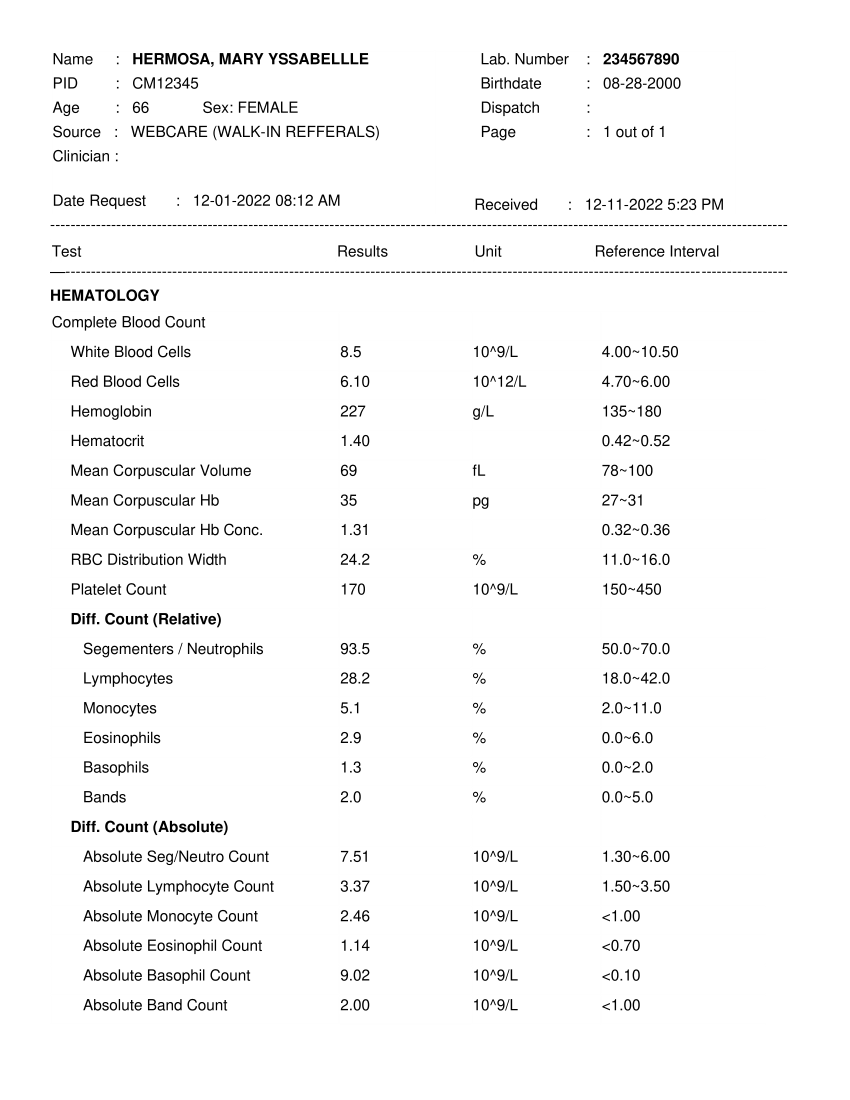
#> input picture images/sample.png, 1700 x 2200 px, found by its file name (shown at 1/2 size)
$ python onepage.py
#> lines starting #> are read from the running program, lines starting #| are printed output that depends on the picture; after the words box and inside, x2 and y2 are one past the last pixel; in counts of white or black regions, pixels touching at a corner belong together

import cv2
import numpy as np
import pytesseract
import os
import re

roi = [ [(250, 235), (837, 293), 'text', 'source'],
        [(1193, 89), (1500, 144), 'text', 'labNumber'],
        [(253, 143), (590, 190), 'text', 'pid'],
        [(376, 374), (739, 425), 'text', 'dateRequested'],
        [(1158,381), (1512, 434), 'text', 'dateReceived'],
        [(645, 675), (803, 730), 'float', 'whiteBloodCells'],
        [(645, 735), (803, 790), 'float', 'redBloodCells'],
        [(645, 795), (803, 850), 'float', 'hemoglobin'],
        [(645, 855), (803, 910), 'float', 'hematocrit'],
        [(645, 915), (803, 970), 'float', 'meanCorpuscularVolume'],
        [(645, 973), (803, 1028), 'float', 'meanCorpuscularHb'],
        [(645, 1034), (803, 1089), 'float', 'meanCorpuscularHbConc'],
        [(645, 1093), (803, 1146), 'float', 'rbcDistributionWidth'],
        [(645, 1153), (803, 1208), 'float', 'plateletCount'],
        [(645, 1270), (803, 1327), 'float', 'segmenters'],
        [(645, 1327), (803, 1384), 'float', 'lymphocytes'],
        [(645, 1386), (803, 1443), 'float', 'monocytes'],
        [(645, 1445), (803, 1505), 'float', 'eosinophils'],
        [(645, 1506), (803, 1560), 'float', 'basophils'],
        [(645, 1562), (803, 1619), 'float', 'bands'],
        [(645, 1684), (803, 1741), 'float', 'absoluteSeg'],
        [(645, 1743), (803, 1800), 'float', 'absoluteLymphocyteCount'],
        [(645, 1802), (803, 1863), 'float', 'absoluteMonocyteCount'],
        [(645, 1860), (803, 1919), 'float', 'absoluteEosinophilCount'],
        [(645, 1920), (803, 1978), 'float', 'absoluteBasophilCount'],
        [(645, 1978), (803, 2036), 'float', 'absoluteBandCount']
     ]

def grayscale(image):
    return cv2.cvtColor(image, cv2.COLOR_BGR2GRAY)

per = 25
pytesseract.pytesseract.tesseract_cmd = 'C:\\Program Files\\Tesseract-OCR\\tesseract.exe'

imgQ = cv2.imread('D:\\Django Projects\\OCR\images\\sample.png')
#> imgQ is the input picture: shape (2200, 1700, 3); min 0, max 255, mean 247.5
h,w,c = imgQ.shape
#> h = 2200; w = 1700; c = 3
gray_image = grayscale(imgQ)
thresh, im_bw = cv2.threshold(gray_image, 210, 230, cv2.THRESH_BINARY)
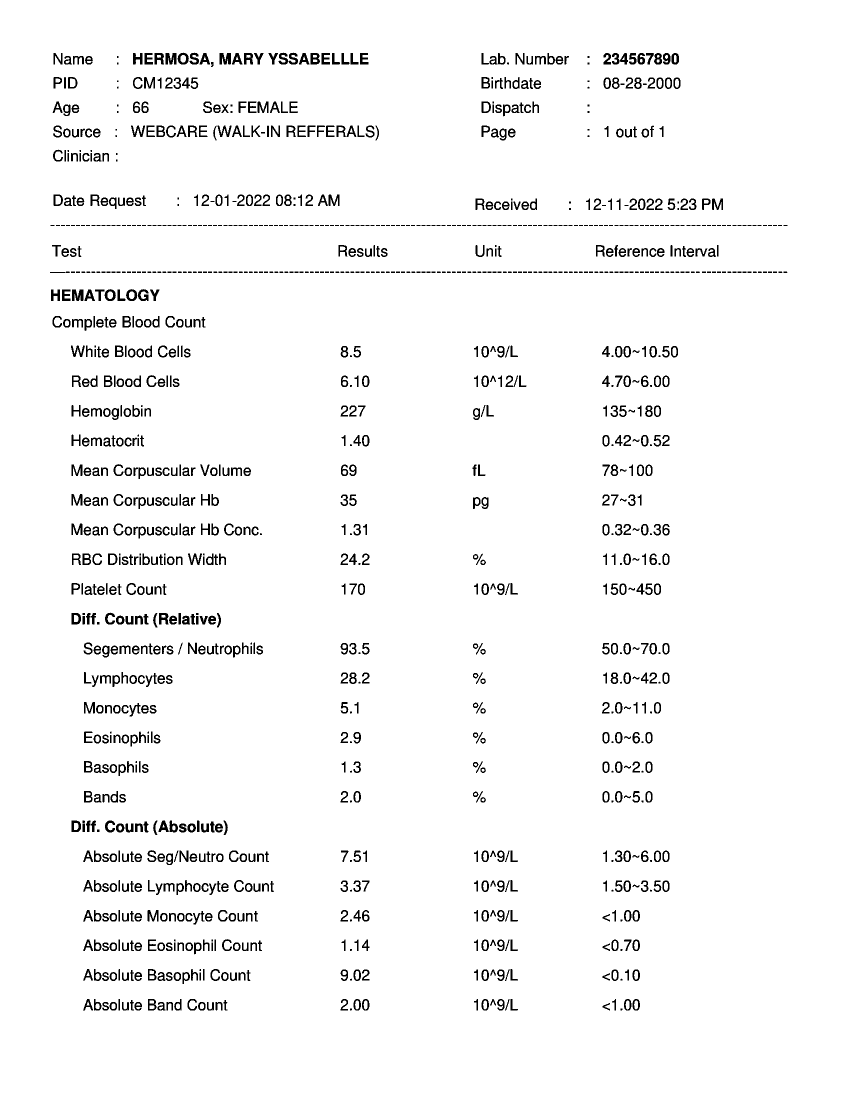
#> im_bw: shape (2200, 1700) (shown at 1/2 size); values 0 (black) and 230 (white), 96.4% white; 1283 black regions (247 under 20 px), largest, box (x1, y1, x2, y2) and area: (439, 106, 462, 129) 412, (144, 579, 167, 602) 412, (331, 106, 353, 129) 392

orb = cv2.ORB_create(1000)
kp1, des1 = orb.detectAndCompute(im_bw, None)
#> kp1 = 1001 keypoints; strongest (x, y, size): (200, 1299, 31), (1229, 932, 37.2), (216, 1480, 31), (409, 1297, 37.2)

img = cv2.imread('D:\\Django Projects\\OCR\\test\\1.png')
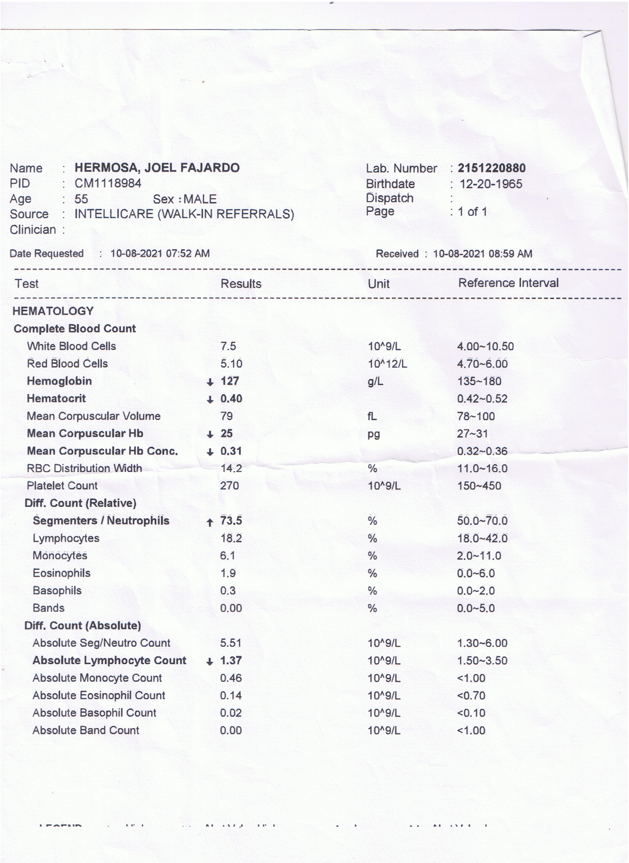
#> input picture images/1.png, 629 x 863 px, found by its file name
#> img is the input picture: shape (863, 629, 3); mean B, G, R 243.2, 242.2, 241.9
gray_image = grayscale(img)
thresh, im_bw = cv2.threshold(gray_image, 210, 230, cv2.THRESH_BINARY)
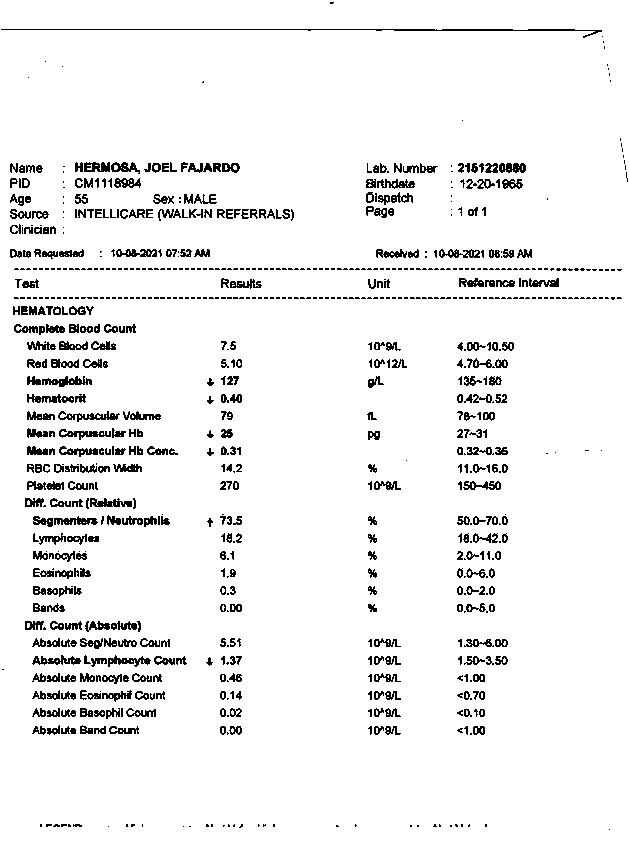
#> im_bw: shape (863, 629); values 0 (black) and 230 (white), 94.4% white; black in thin lines or dots
kp2, des2 = orb.detectAndCompute(im_bw, None)
#> kp2 = 1000 keypoints; strongest (x, y, size): (36, 571, 31), (503, 397, 31), (36, 573, 31), (138, 713, 31)
bf = cv2.BFMatcher(cv2.NORM_HAMMING)
matches = bf.match(des2, des1)
#> matches = 1000 matches
list(matches).sort(key= lambda x: x.distance)
good = matches[:int(len(matches) * (per/100))]
#> good = 250 matches

srcPoints = np.float32([kp2[m.queryIdx].pt for m in good]).reshape(-1,1,2)
#> srcPoints = 250 rows, first 8: [86, 332], [507, 344], [496, 399], [32, 347], [51, 398], [503, 397], [474, 397], [48, 396]
dstPoints = np.float32([kp1[m.trainIdx].pt for m in good]).reshape(-1,1,2)
#> dstPoints = 250 rows, first 8: [291.1, 156.8], [659.9, 394.1], [1211.1, 695.1], [273.7, 121.9], [297.4, 1823.8], [149.3, 1651.2], [290.2, 1659], [291.1, 156.8]

M, _ = cv2.findHomography(srcPoints, dstPoints, cv2.RANSAC, 5.0)
#> M = [[-0.163, -1.07, 273.5], [-1.15, -7.01, 1860.5], [-0.000575, -0.00381, 1]]
imgScan = cv2.warpPerspective(img, M, (w,h))
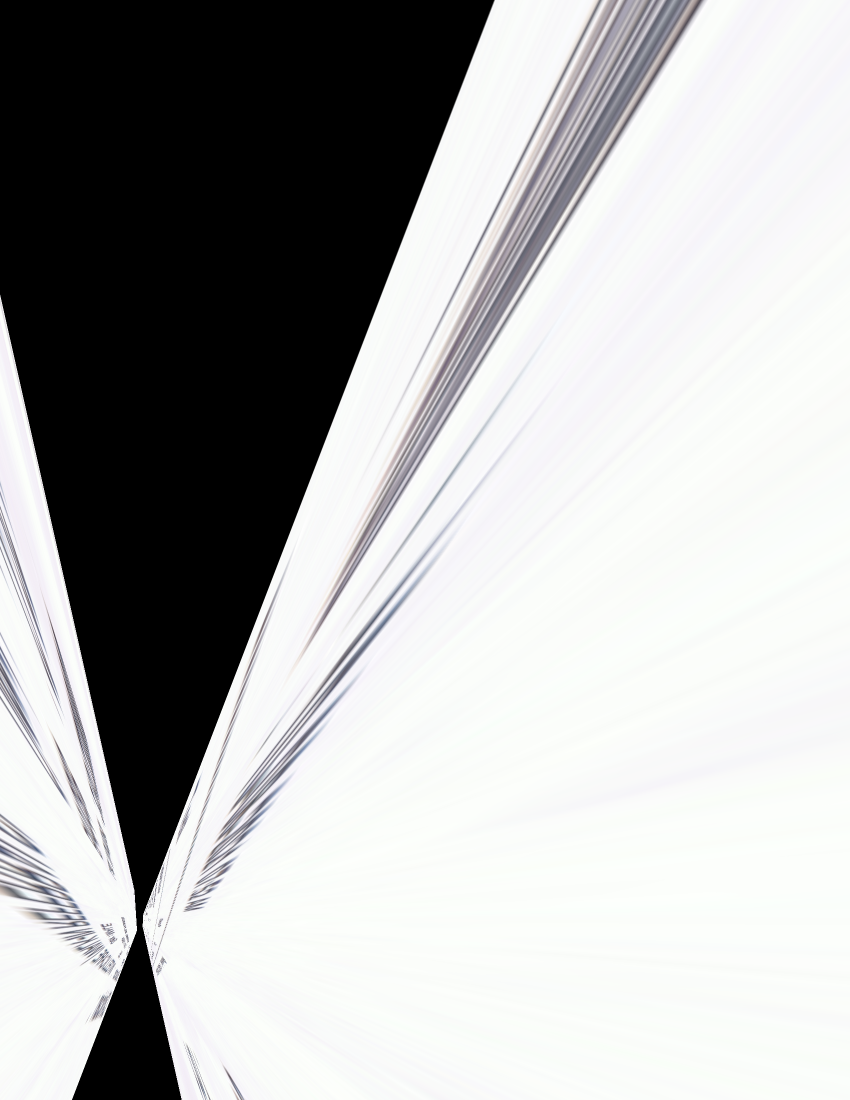
#> imgScan: shape (2200, 1700, 3) (shown at 1/2 size); mean B, G, R 175.8, 176, 175.4
imgShow = imgScan.copy()
imgMask = np.zeros_like(imgShow)

myData = {}
for x, r in enumerate(roi):
    cv2.rectangle(imgMask, (r[0][0], r[0][1]), (r[1][0], r[1][1]), (0, 255, 0), cv2.FILLED)
    imgShow = cv2.addWeighted(imgShow, 0.99, imgMask, 0.5, 0)
    imgCrop = imgScan[r[0][1]:r[1][1], r[0][0]:r[1][0]]

    if r[2] == 'float':
        text = pytesseract.image_to_string(imgCrop)
        value = re.findall(r"[-+]?(?:\d*\.\d+|\d+)", text)
        if len(value) != 0:
            myData[r[3]] = float(value[0])
        else:
            myData[r[3]] = "None"
    elif r[2] == 'text':
#> (the run stopped early here; a loop or call above may not have finished)
